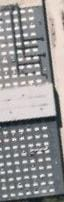
#> input picture Image Processing/Images/B2.jpeg, 64 x 202 px, given in place of tiles8.jpg, which was not available
$ python robolin.py Images/B2.jpeg
#> lines starting #> are read from the running program, lines starting #| are printed output that depends on the picture; after the words box and inside, x2 and y2 are one past the last pixel; in counts of white or black regions, pixels touching at a corner belong together; pictures that were not available may be replaced by others from this repository, and a replacement may not be noted
import numpy as np
import cv2
import matplotlib.pyplot as plt
import sys

# input_file = sys.argv[1]
# image = cv2.imread(input_file)
image = cv2.imread("Image Processing/EE604 A2/tiles8.jpg")
#> image is the input picture: shape (202, 64, 3); mean B, G, R 147.8, 147.5, 149.1

img_gray = cv2.cvtColor(image, cv2.COLOR_BGR2GRAY)
img_gray = cv2.GaussianBlur(src=img_gray, ksize=(9, 9), sigmaX=3)
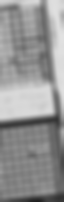
#> img_gray: shape (202, 64); min 32, max 225, mean 147.9
canny_img = cv2.Canny(img_gray, 10, 25)
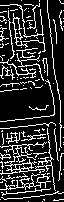
#> canny_img: shape (202, 64); 18.9% white in thin lines or dots
# creating function for hough transform
def hough_lines_acc(img, rho_resolution=1, theta_resolution=1):
    height, width = img.shape
    img_diagonal = np.ceil(np.sqrt(height**2 + width**2))
    rhos = np.arange(-img_diagonal, img_diagonal + 1, rho_resolution)
    thetas = np.deg2rad(np.arange(-90, 90, theta_resolution))
    H = np.zeros((len(rhos), len(thetas)), dtype=np.uint64)
    y_idxs, x_idxs = np.nonzero(img)
    for i in range(len(x_idxs)):
        x = x_idxs[i]
        y = y_idxs[i]
        for j in range(len(thetas)):
            rho = int((x * np.cos(thetas[j]) +
                       y * np.sin(thetas[j])) + img_diagonal)
            H[rho, j] += 1

    return H, rhos, thetas

# creating function for detecting the peaks
def hough_peaks(H, num_peaks, threshold=0, nhood_size=3):
    indicies = []
    H1 = np.copy(H)
    for i in range(num_peaks):
        idx = np.argmax(H1)
        if(idx<threshold):
            continue
        H1_idx = np.unravel_index(idx, H1.shape)
        indicies.append(H1_idx)
        idx_y, idx_x = H1_idx

        if (idx_x - (nhood_size/2)) < 0: min_x = 0
        else: min_x = idx_x - (nhood_size/2)
        if ((idx_x + (nhood_size/2) + 1) > H.shape[1]): max_x = H.shape[1]
        else: max_x = idx_x + (nhood_size/2) + 1
        if (idx_y - (nhood_size/2)) < 0: min_y = 0
        else: min_y = idx_y - (nhood_size/2)
        if ((idx_y + (nhood_size/2) + 1) > H.shape[0]): max_y = H.shape[0]
        else: max_y = idx_y + (nhood_size/2) + 1

        for x in range(int(min_x), int(max_x)):
            for y in range(int(min_y), int(max_y)):

                H1[y, x] = 0
                if (x == min_x or x == (max_x - 1)):
                    H[y, x] = 255
                if (y == min_y or y == (max_y - 1)):
                    H[y, x] = 255

    return indicies, H

# function for plotting the hough transform
def plot_hough_acc(H, plot_title='Hough Accumulator Plot'):
    fig = plt.figure(figsize=(10, 10))
    fig.canvas.set_window_title(plot_title)

    plt.imshow(H, cmap='jet')
    plt.xlabel('Theta Direction'), plt.ylabel('Rho Direction')
    plt.tight_layout()
    plt.show()

#function for drawing lines on image
def hough_lines_draw(img, indicies, rhos, thetas):
    for i in range(len(indicies)):

        rho = rhos[indicies[i][0]]
        theta = thetas[indicies[i][1]]
        a = np.cos(theta)
        b = np.sin(theta)
        x0 = a*rho
        y0 = b*rho

        x1 = int(x0 + 1000*(-b))
        y1 = int(y0 + 1000*(a))
        x2 = int(x0 - 1000*(-b))
        y2 = int(y0 - 1000*(a))

        cv2.line(img, (x1, y1), (x2, y2), (0, 255, 0), 2)


H, rhos, thetas = hough_lines_acc(canny_img)
#> in hough_lines_acc, `y_idxs, x_idxs = np.nonzero(img)`: y_idxs = 2442 values from 0 to 201; x_idxs = 2442 values, max 63 at index 13, min 0 at index 32, mean 28.92
#> the loop in hough_lines_acc, `for i in range(len(x_idxs)):` made 2442 passes
#> (x, y) on passes 1 to 3: (21, 0), (39, 0), (47, 0)
#> after the loop in hough_lines_acc, `for i in range(len(x_idxs)):`:
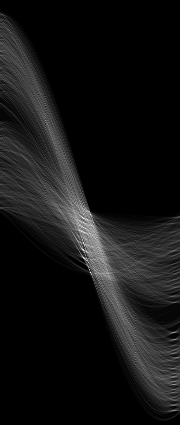
#> H: shape (425, 180) uint64; min 0, max 74, mean 5.7; drawn with min black and max white
#> rhos = 425 values from -212 to 212; thetas = 180 values from -1.57 to 1.55
indicies, H = hough_peaks(H, 10, nhood_size=21) # finding peaks
#> the loop in hough_peaks, `for i in range(num_peaks):` made 10 passes
#> (idx, idx_y, idx_x, min_x, max_x, min_y, max_y) on passes 1 to 10: (49050, 272, 90, 79.5, 101.5, 261.5, 283.5), (38610, 214, 90, 79.5, 101.5, 203.5, 225.5), (41844, 232, 84, 73.5, 95.5, 221.5, 243.5), (46343, 257, 83, 72.5, 94.5, 246.5, 268.5), (43823, 243, 83, 72.5, 94.5, 232.5, 254.5), (42935, 238, 95, 84.5, 106.5, 227.5, 249.5), (44918, 249, 98, 87.5, 109.5, 238.5, 260.5), (39495, 219, 75, 64.5, 86.5, 208.5, 230.5), (47082, 261, 102, 91.5, 113.5, 250.5, 272.5), (49247, 273, 107, 96.5, 118.5, 262.5, 284.5)
#> after the loop in hough_peaks, `for i in range(num_peaks):`:
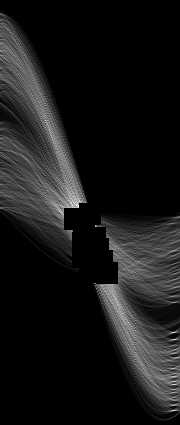
#> H1: shape (425, 180) uint64; 3.59% of pixels changed, all inside (x1, y1, x2, y2) = (64, 203, 118, 284); drawn with min black and max white
#> after the loop in hough_peaks, `for i in range(num_peaks):`: indicies = [(272, 90), (214, 90), (232, 84), (257, 83), (243, 83), (238, 95), (249, 98), (219, 75), (261, 102), (273, 107)]
plot_hough_acc(H) # plotting the hough transform
hough_lines_draw(image, indicies, rhos, thetas) #drawing the lines on original image
#> the loop in hough_lines_draw, `for i in range(len(indicies)): ` made 10 passes
#> (rho, theta, a, b, x0, y0, x1, y1) on passes 1 to 10: (60, 0, 1, 0, 60, 0, 60, 1000), (2, 0, 1, 0, 2, 0, 2, 1000), (20, -0.105, 0.995, -0.105, 19.89, -2.09, 124, 992), (45, -0.122, 0.993, -0.122, 44.66, -5.48, 166, 987), (31, -0.122, 0.993, -0.122, 30.77, -3.78, 152, 988), (26, 0.0873, 0.996, 0.0872, 25.9, 2.27, -61, 998), (37, 0.14, 0.99, 0.139, 36.64, 5.15, -102, 995), (7, -0.262, 0.966, -0.259, 6.76, -1.81, 265, 964), (49, 0.209, 0.978, 0.208, 47.93, 10.19, -159, 988), (61, 0.297, 0.956, 0.292, 58.33, 17.83, -234, 974)
#> after the loop in hough_lines_draw, `for i in range(len(indicies)):`:
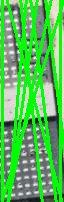
#> img: shape (202, 64, 3); mean B, G, R 89.4, 187.5, 89.6

cv2.imshow("Marked", image)
status = cv2.imwrite('robolin-tiles3.jpg', image)
print("Image written to file-system : ", status)
#| Image written to file-system :  True
cv2.waitKey(0)
cv2.destroyAllWindows()
